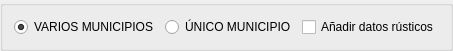
           <widget class="QGroupBox" name="groupBox_clasif_option_2">
            <property name="sizePolicy">
             <sizepolicy hsizetype="Preferred" vsizetype="Preferred">
              <horstretch>0</horstretch>
              <verstretch>0</verstretch>
             </sizepolicy>
            </property>
            <property name="title">
             <string/>
            </property>
            <layout class="QHBoxLayout" name="horizontalLayout_25">
             <property name="sizeConstraint">
              <enum>QLayout::SetFixedSize</enum>
             </property>
             <item>
              <widget class="QRadioButton" name="option_multiple_mun_p1">
               <property name="sizePolicy">
                <sizepolicy hsizetype="Preferred" vsizetype="Preferred">
                 <horstretch>0</horstretch>
                 <verstretch>0</verstretch>
                </sizepolicy>
               </property>
               <property name="text">
                <string>VARIOS MUNICIPIOS</string>
               </property>
               <property name="checked">
                <bool>true</bool>
               </property>
              </widget>
             </item>
             <item>
              <widget class="QRadioButton" name="option_single_mun_p1">
               <property name="sizePolicy">
                <sizepolicy hsizetype="Preferred" vsizetype="Preferred">
                 <horstretch>0</horstretch>
                 <verstretch>0</verstretch>
                </sizepolicy>
               </property>
               <property name="text">
                <string>ÚNICO MUNICIPIO</string>
               </property>
               <property name="checked">
                <bool>false</bool>
               </property>
              </widget>
             </item>
             <item>
              <widget class="QCheckBox" name="Option_include_rural">
               <property name="sizePolicy">
                <sizepolicy hsizetype="Preferred" vsizetype="Preferred">
                 <horstretch>0</horstretch>
                 <verstretch>0</verstretch>
                </sizepolicy>
               </property>
               <property name="cursor">
                <cursorShape>ArrowCursor</cursorShape>
               </property>
               <property name="text">
                <string>Añadir datos rústicos</string>
               </property>
              </widget>
             </item>
            </layout>
           </widget>
